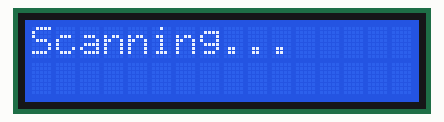
Bench run of a sketch on a simulated ESP32. On the bench: 16×2 character LCD. A WiFi scan finds three made-up networks.

Above: at 1.1 s.
At 3.1 s:
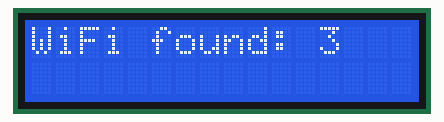
At 4.6 s:
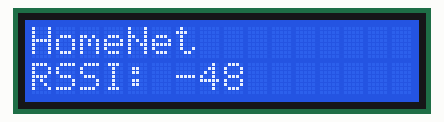
At 6.6 s:
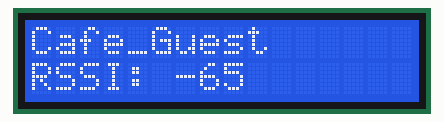
At 8.6 s:
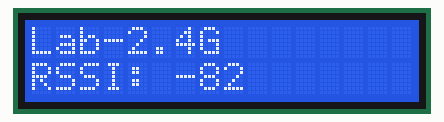
At 15.7 s:
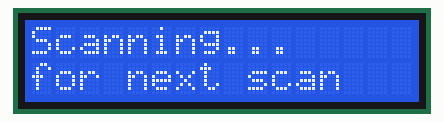

Measured:
- by itself, everything shown: repeats every 14.5 s, in 10 steps
- what the display in image 0 shows lasts 2.0 s, from 1.1 s to 3.1 s
- what the display in image 1 shows lasts 1.5 s, from 3.1 s to 4.6 s

The sketch:

WifiScanWithLCD1602withoutI2C.ino
```cpp
#include <LiquidCrystal.h>
#include "WiFi.h"

// กำหนดขาเชื่อมต่อ LCD1602 (RS, E, D4, D5, D6, D7)
LiquidCrystal lcd(21, 34, 18, 33, 12, 11);

void setup() {
  lcd.begin(16, 2);              // เริ่มต้นจอ LCD ขนาด 16 ตัวอักษร 2 แถว
  lcd.print("WiFi Scan Start");  // แสดงข้อความเริ่มต้น
  WiFi.mode(WIFI_STA);           // ตั้งโหมด WiFi เป็น Station (สำหรับสแกน)
  WiFi.disconnect();             // ตัดการเชื่อมต่อ WiFi ที่อาจค้างอยู่
  delay(1000);                   // หน่วง 1 วินาที
  lcd.clear();                   // ล้างหน้าจอ
}

void loop() {
  lcd.setCursor(0, 0);            // เคอร์เซอร์ไปแถว 0 คอลัมน์ 0
  lcd.print("Scanning...     ");  // แสดงข้อความกำลังสแกน WiFi
  int n = WiFi.scanNetworks();    // สแกนหา WiFi เก็บจำนวนที่พบใน n

  lcd.clear();  // ล้างหน้าจอ

  // แสดงจำนวน WiFi ที่พบก่อนแสดงรายละเอียด
  lcd.setCursor(0, 0);
  lcd.print("WiFi found: ");  // ข้อความแสดงจำนวน WiFi ที่เจอ
  lcd.print(n);               // แสดงค่าตัวแปร n (จำนวน WiFi)
  delay(1500);                // หน่วงให้เห็นจำนวน WiFi ที่เจอ

  if (n == 0) {  // ถ้าไม่เจอ WiFi
    lcd.setCursor(0, 1);
    lcd.print("No WiFi found  ");  // แสดงข้อความไม่มี WiFi
    delay(2000);                   // หน่วงให้ผู้ใช้เห็นข้อความ
  } else {
    for (int i = 0; i < n; ++i) {  // วนลูปแสดงแต่ละ WiFi ที่เจอ
      lcd.clear();
      lcd.setCursor(0, 0);
      String ssid = WiFi.SSID(i);  // ดึงชื่อ WiFi ตัวที่ i

      if (ssid.length() > 16) ssid = ssid.substring(0, 16);  // ตัดชื่อ SSID ให้ไม่เกิน 16 ตัว
      lcd.print(ssid);                                       // แสดงชื่อ SSID

      lcd.setCursor(0, 1);
      lcd.print("RSSI: ");      // แสดง RSSI
      lcd.print(WiFi.RSSI(i));  // แสดงค่าความแรงสัญญาณ
      delay(2000);              // หน่วง 2 วินาทีแต่ละเครือข่าย
    }
  }

  // นับถอยหลัง 5 วินาทีก่อนสแกนใหม่
  for (int sec = 5; sec > 0; --sec) {
    lcd.clear();
    lcd.setCursor(0, 0);
    lcd.print(String(sec) + " sec remain");  // แสดงเวลาคงเหลือจริง
    lcd.setCursor(0, 1);
    lcd.print("for next scan ");  // แสดงข้อความเตรียมสแกนใหม่
    delay(1000);                  // หน่วง 1 วินาที
  }
}
```
